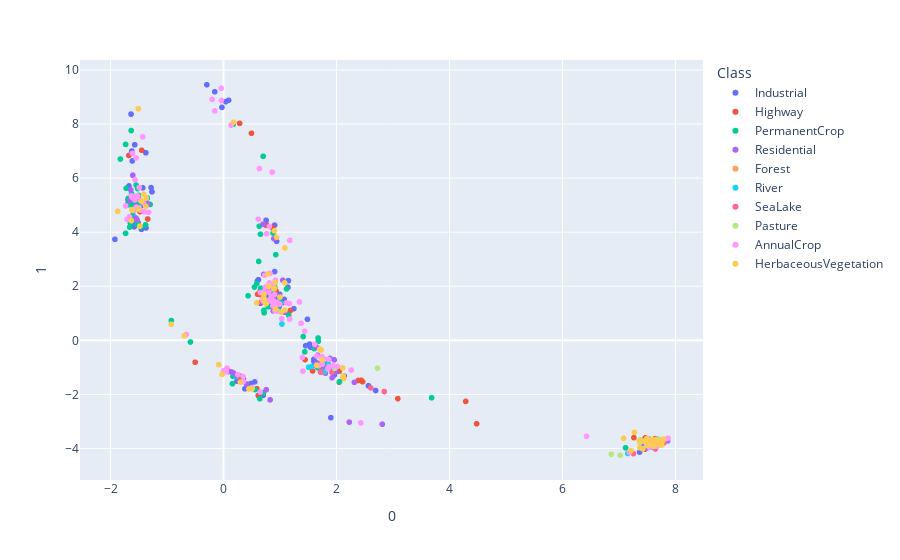

The notebook cell this image was saved under:
### Code cell
projections = umap_2d.transform(val_data_reduced)

fig = px.scatter(
    projections, x=0, y=1,
    color=text_labels, labels={'color': 'Class'}
)
fig.show()
